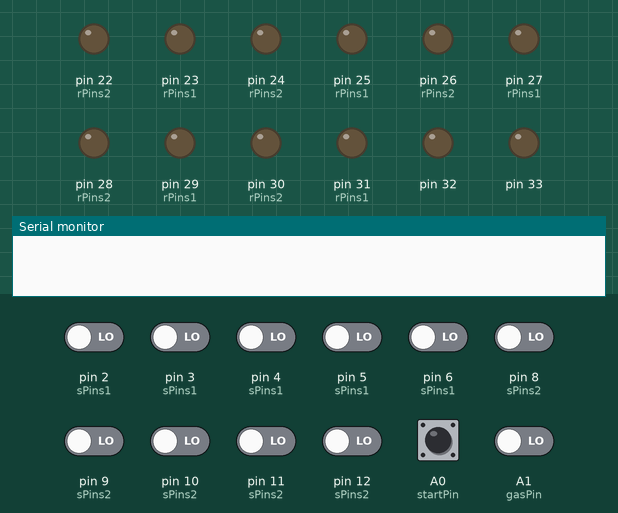
Bench run of a sketch on a simulated Arduino Mega 2560, built with avr-gcc and run on an emulated ATmega2560. Shown: output pins drawn as LEDs (lit = HIGH), the last lines printed to the serial monitor. Inputs (shaded band) come from the test bench; at power-on: A0 (startPin), A1 (gasPin), pin 2 (sPins1), pin 3 (sPins1), pin 4 (sPins1), pin 5 (sPins1), pin 6 (sPins1), pin 8 (sPins2), pin 9 (sPins2), pin 10 (sPins2), pin 11 (sPins2), pin 12 (sPins2) LOW. Pins used as bus, display or sensor lines are not drawn.

Above: at 1.2 s.
1.3 s: A0 (startPin) pulled HIGH for 0.15 s
2.9 s: pin 2 (sPins1) driven HIGH
At 4.1 s:
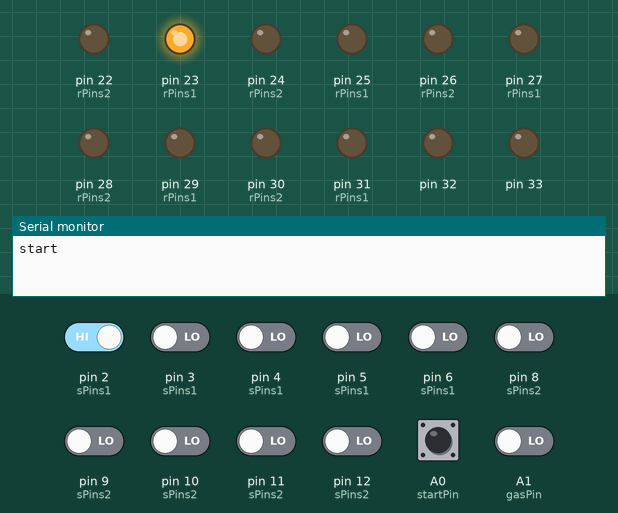
4.4 s: pin 3 (sPins1) driven HIGH
At 5.4 s:
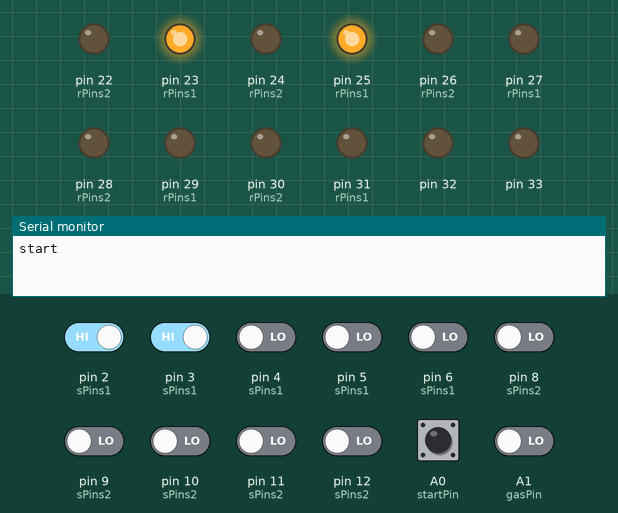
5.9 s: pin 4 (sPins1) driven HIGH
At 6.5 s:
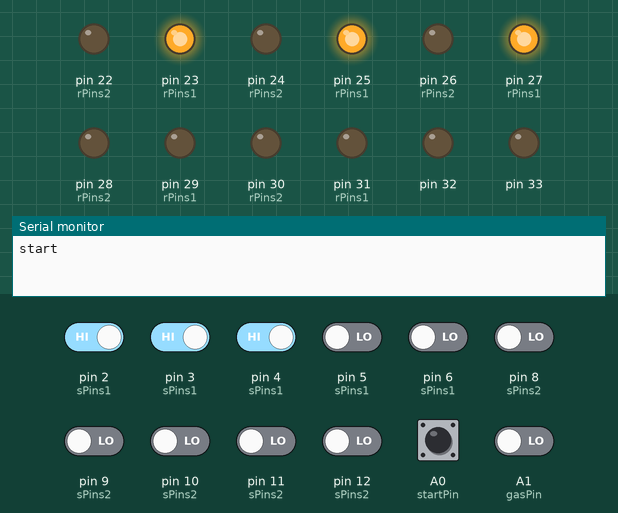
7.4 s: pin 5 (sPins1) driven HIGH
At 8.6 s:
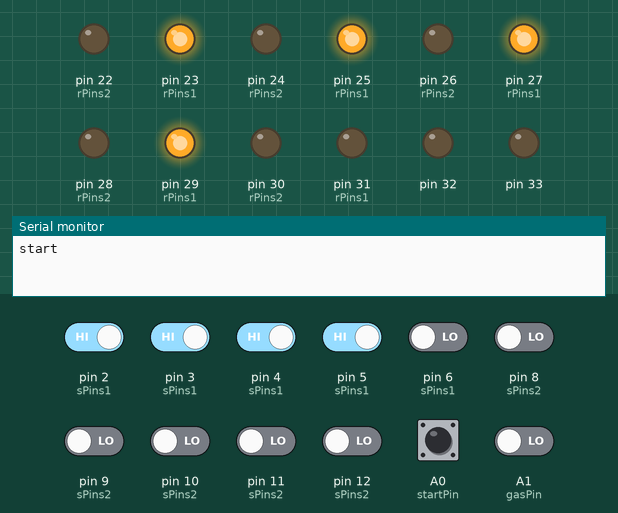
8.9 s: pin 6 (sPins1) driven HIGH
At 9.3 s:
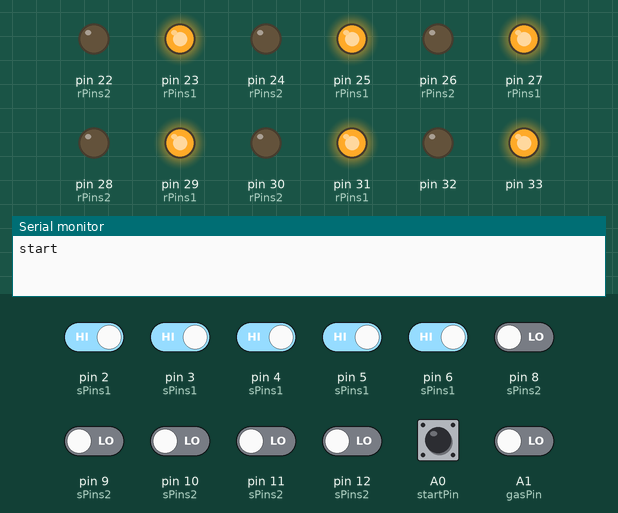
Timing chart, 0 to 11.9 s (numbered marks = the images above; inputs shaded):
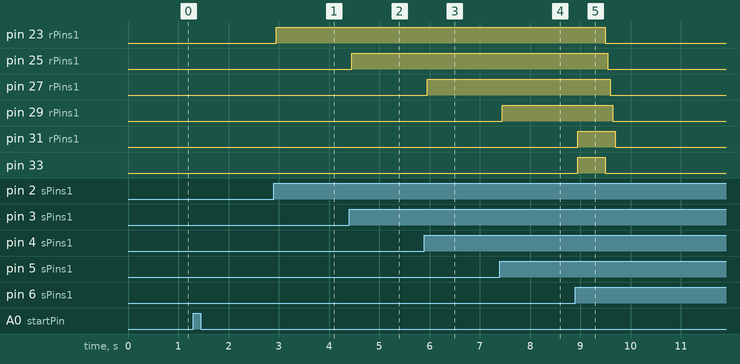

Measured:
- after the input at 2.9 s, pin 23 (rPins1): LOW → HIGH after 0.05 s
- after the input at 4.4 s, pin 25 (rPins1): LOW → HIGH after 0.05 s
- after the input at 5.9 s, pin 27 (rPins1): LOW → HIGH after 0.05 s
- after the input at 7.4 s, pin 29 (rPins1): LOW → HIGH after 0.05 s
- after the input at 8.9 s, pin 23 (rPins1): HIGH → LOW after 0.60 s; pin 25 (rPins1): HIGH → LOW after 0.65 s; pin 27 (rPins1): HIGH → LOW after 0.70 s; pin 29 (rPins1): HIGH → LOW after 0.75 s; pin 31 (rPins1): LOW → HIGH after 0.05 s, → LOW 0.75 s later

The sketch:

pitstop_challenge_v4.ino
```cpp
#include "psLug.h"


const int rPins1[] = {23, 25, 27, 29, 31};
const int rPins2[] = {22, 24, 26, 28, 30};
const int sPins1[] = {2, 3, 4, 5, 6};
const int sPins2[] = {8, 9, 10, 11, 12};
const int magnet1 = 33;
const int magnet2 = 32;

const int lugTrigger = 52;
const int gasTrigger = 53;
const int gasPin = A1;
const int startPin = A0;

const int triggerDelay = 100;
const int WheelDelay = 500;

unsigned long lugSoundTime = 0;
unsigned long gasSoundTime = 0;
unsigned long runTime = 0;
boolean lugPlaying = false;
boolean gasPlaying = false;
boolean gasComplete = false;
boolean running = false;
unsigned long timeOut = 60000 * 2;


psLugGroup wheel1(sPins1,rPins1,magnet1);
psLugGroup wheel2(sPins2,rPins2,magnet2);


void setup() {
  //Start button
  pinMode(startPin,INPUT);
  //Gas cap arduino sets this pin to indicate tank has been 'filled'
  pinMode(gasPin,INPUT);
  //Play lug and gas glug sounds
  pinMode(lugTrigger,OUTPUT);
  pinMode(gasTrigger,OUTPUT);
  digitalWrite(gasTrigger,LOW);
  digitalWrite(lugTrigger,LOW);
  pinMode(7,INPUT); //WHY?! [Still no idea]
  Serial.begin(9600);
}

void loop() {
  if(!running && digitalRead(startPin) == HIGH)
  {
    Serial.println("start");
    //Set wheels to Phase1: magnet engaged, all lugs 'on'
    wheel1.phase = WheelPhase1;
    wheel2.phase = WheelPhase1;
    running = true;
    runTime = millis();
  }
  if(running)
  {
    if ((wheel1.phase != WheelDone) && (millis() - wheel1.changeTime > WheelDelay))
      wheel1.checkPhase();
    if ((wheel2.phase != WheelDone) && (millis() - wheel2.changeTime > WheelDelay))
      wheel2.checkPhase();
    if(!gasComplete)
      checkGas();
    if(wheel1.playSound() || wheel2.playSound()) //playSound() indicates if a sound is queued, and clears it if so.
      playLugSound();
    if(wheel1.phase == WheelDone && wheel2.phase == WheelDone && gasComplete) //all done!
    {
//      wheel1.phase = WheelIdle;
//      wheel2.phase = WheelIdle;
      wheel1.reset();
      wheel2.reset();
      gasComplete = false;
      Serial.println("stop");
      running = false;
      runTime = 0;
    }
    if(millis() - runTime > timeOut)
    {
      //timeout exceeded, reset
      Serial.println("stop");
      //sleep 1s to allow Pi to display time and reset timer.
      delay(1000);
      //Reset all variables and state.
      stopSounds();
      wheel1.reset();
      wheel2.reset();
      gasComplete = false;
      runTime = 0;
      running = false;
    }
  //  stopSounds();
  }
}

void stopSounds()
{
  /*if(lugPlaying == true && millis() - lugSoundTime > triggerDelay)
  {
    digitalWrite(lugTrigger,LOW);
    lugPlaying = false;
    lugSoundTime = 0;
  }*/

  if(gasPlaying == true && millis() - gasSoundTime > triggerDelay)
  {
    digitalWrite(gasTrigger,LOW);
    gasPlaying = false;
    gasSoundTime = 0;
  }
}

boolean playLugSound()
{
    digitalWrite(lugTrigger,LOW);
    delay(20);
    digitalWrite(lugTrigger,HIGH);
    return true;
}

boolean playGasSound()
{
  if(!gasPlaying)
  {
    gasPlaying = true;
    gasSoundTime = millis();
    digitalWrite(gasTrigger,HIGH);
    return true;
  }
  return false;
}

void checkGas()
{
  //Gas cap arduino sets this pin HIGH when the filling sequence is complete
  //Can this be modified so that the line is set either when the can contacts the switch,
  //or perhaps ~1s later?
  int val = digitalRead(gasPin);
  if(val == HIGH)
  {
    playGasSound();
    gasComplete = true;
  }
}
```

psLug.cpp
```cpp
#include "psLug.h"


int psLug::setSwitchPin(int sPin) {
  //Register pins attached to reed switches in lugs
  switchPin = sPin;
  pinMode(switchPin,INPUT);
  return sPin;
}

int psLug::setRelayPin(int rPin) {
  //Register and set signal on relays controlling green/amber lights in lugs
  relayPin = rPin;
  pinMode(relayPin,OUTPUT);
  digitalWrite(relayPin,LOW);
  return rPin;
}

boolean psLug::checkSwitch() {
  boolean state;
  if(digitalRead(switchPin) == HIGH) //lug wrench is touched to lug
  {
    delay(50); //debounce
    return true;
  }
  else return false;
}

boolean psLug::getStatus() {
  return status;
}

boolean psLug::setStatus(boolean state) {
  //Set LED relay to indicated state
  digitalWrite(relayPin,state);
  return status = state;
}

void psLug::reset() {
  //Return to default state: light green, wrench not present.
  digitalWrite(relayPin,LOW);
  status = false;
}

//Container for psLugs, representing one wheel

psLugGroup::psLugGroup (const int sPins[], const int rPins[], const int mPin)
{
  for (int i=0;i<NumLugs;i++){
    //Initiate all lugs, associating with passed arrays of switch and relay pins
    lugs[i].setSwitchPin(sPins[i]);
    lugs[i].setRelayPin(rPins[i]);
    lugs[i].setStatus(false);
  }
  //This pin will control the magnet at the center of the wheel
  magnetPin = mPin;
  pinMode(magnetPin,OUTPUT);
  //Engage magnet
  this->setMagnet(true);
  changeTime = 0;
  soundQueued = false;
  //phase tracks where we are in the sequence, as documented in psLug.h
  phase = WheelIdle;
}

//Check for progress in our current phase, updating LugGroup and Lugs as needed
//False - in progress
//True - phase complete, phase incremented
int psLugGroup::checkPhase()
{
  switch(phase) {

  case WheelIdle:
    return true;

  case WheelPhase1:
    for(int i = 0;i<NumLugs;i++)
      if(lugs[i].getStatus() == false && lugs[i].checkSwitch()) //Lug is green, wrench is touching
      {
        lugs[i].setStatus(true);
        soundQueued = true;
      }
    for(int i = 0;i<NumLugs;i++) //Check if any lugs are still green, return false if so
      if(lugs[i].getStatus() == false)
        return false;
    this->setMagnet(false); //Disengage magnet
    phase = WheelPhase2;    //Increment phase
    changeTime = millis();
    return true;

  case WheelPhase2:
    for(int i = 0;i<NumLugs;i++)
      if(lugs[i].getStatus() == true && lugs[i].checkSwitch()) //Lug is amber, wrench is touching
      {
        lugs[i].setStatus(false);
        soundQueued = true;
        if(!this->getMagnet())
          this->setMagnet(true); //Engage magnet to grab hubcap
      }
    for(int i = 0;i<NumLugs;i++) //Check if any lugs are still amber, return false if so
      if(lugs[i].getStatus() == true)
        return false;
    phase = WheelDone;      //Increment phase
    changeTime = millis();
    return true;

  default:
    return true;
  }
}

void psLugGroup::setMagnet(boolean state) {
  digitalWrite(magnetPin,!state);
  magnetStatus = state;
}

boolean psLugGroup::getMagnet() {
  return magnetStatus;
}

boolean psLugGroup::playSound() //If a sound is queued, unset soundQueued and return true
{
  if(soundQueued == true)
  {
    soundQueued = false;
    return true;
  }
  return false;
}

void psLugGroup::reset() {
  for(int i = 0;i<NumLugs;i++)
    lugs[i].reset();
  this->setMagnet(true);
  changeTime = 0;
  soundQueued = false;
  phase = WheelIdle;
}
```

psLug.h
```cpp
#ifndef pslug_h
#define pslug_h
#include <Arduino.h>

static const int NumLugs = 5;
//static const int NumWheels = 2;

static const int WheelIdle = 0;    //Not running
static const int WheelPhase1 = 1;  //Lugs green, magnet on
static const int WheelPhase2 = 2;  //Lugs amber, magnet disengages until another lug is set green
static const int WheelDone = 3;    //Sequence complete; tire changed


class psLug {
public:
  int switchPin;
  int relayPin;
  boolean checkSwitch();
  boolean getStatus();
  boolean setStatus(boolean state);
  int setSwitchPin(int sPin);
  int setRelayPin(int rPin);
  void reset();
private:
  boolean status; //false: green, true: amber
};

class psLugGroup {
public:
  psLugGroup(const int sPins[], const int rPins[], const int mPin);

  psLug lugs[NumLugs];
  int phase;
  unsigned long changeTime;

  int checkPhase();
  void setMagnet(boolean state);
  boolean getMagnet();
  boolean playSound();
  void reset();
private:
  boolean magnetStatus;
  int magnetPin;
  boolean soundQueued;
};

#endif
```
